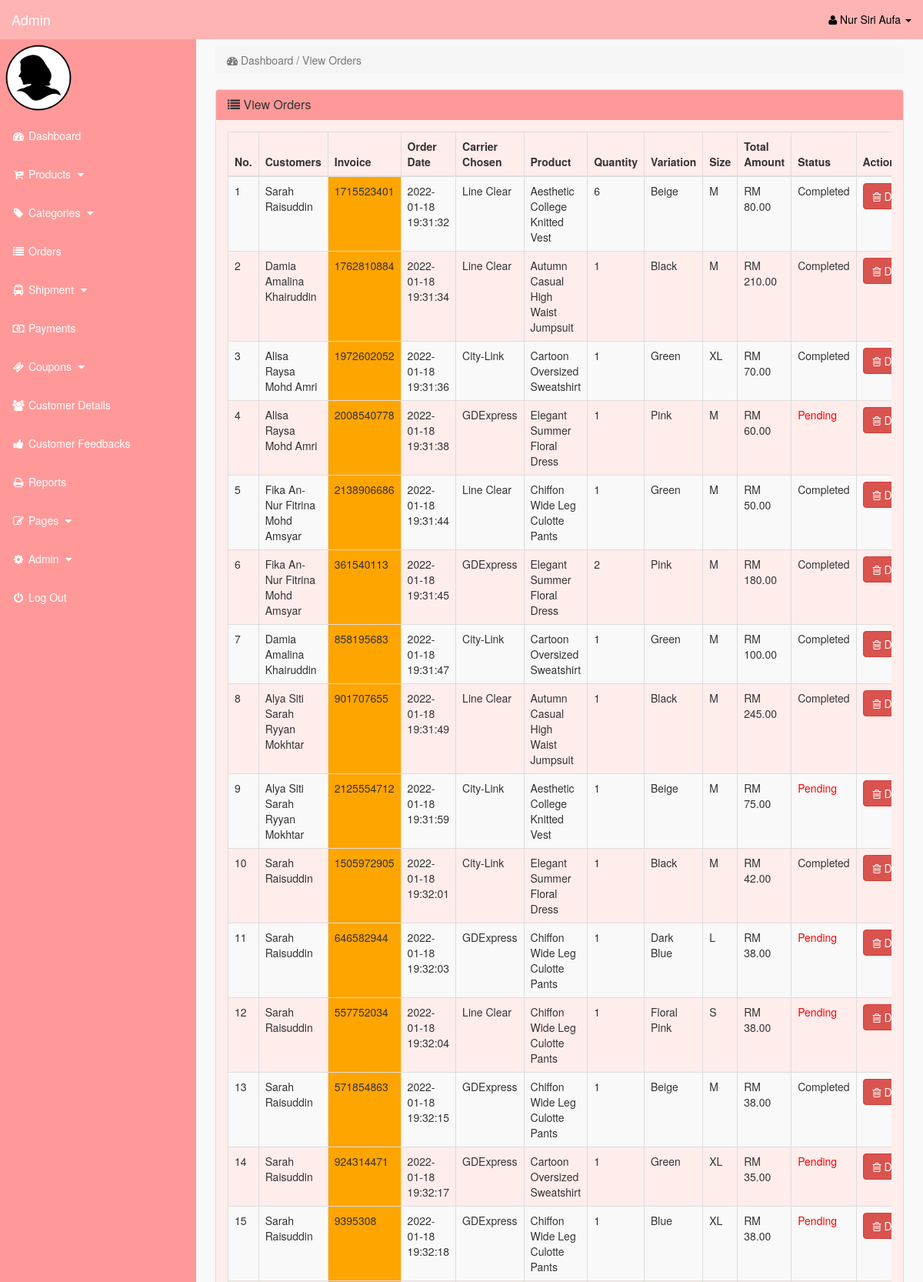
Screenshot of /admin/index.php?view_orders (signed in, upper part) with the database file from the repository.
### tables this page shows
CREATE TABLE `pending_orders` (
  `order_id` int(10) NOT NULL,
  `cust_id` int(10) NOT NULL,
  `invoice_no` int(10) NOT NULL,
  `product_id` text NOT NULL,
  `p_variations_id` int(11) NOT NULL,
  `carrier_id` int(11) NOT NULL,
  `order_qty` int(10) NOT NULL,
  `order_date` timestamp NOT NULL DEFAULT current_timestamp() ON UPDATE current_timestamp(),
  `order_status` text NOT NULL
);

CREATE TABLE `customers` (
  `cust_id` int(10) NOT NULL,
  `cust_fname` varchar(255) NOT NULL,
  `cust_lname` varchar(255) NOT NULL,
  `cust_email` varchar(255) NOT NULL,
  `cust_pass` varchar(255) NOT NULL,
  `cust_contact` varchar(255) NOT NULL,
  `cust_street` text NOT NULL,
  `cust_zip` varchar(12) NOT NULL,
  `cust_state` text NOT NULL,
  `cust_image` text NOT NULL,
  `cust_ip` varchar(255) NOT NULL,
  `cust_confirm_code` text NOT NULL,
  `created_date` timestamp NOT NULL DEFAULT current_timestamp() ON UPDATE current_timestamp()
);

CREATE TABLE `cust_orders` (
  `order_id` int(10) NOT NULL,
  `cust_id` int(10) NOT NULL,
  `p_variations_id` int(11) NOT NULL,
  `carrier_id` int(11) NOT NULL,
  `order_amount` decimal(10,2) NOT NULL,
  `invoice_no` int(100) NOT NULL,
  `order_qty` int(10) NOT NULL,
  `order_date` timestamp NOT NULL DEFAULT current_timestamp() ON UPDATE current_timestamp(),
  `order_status` text NOT NULL
);

CREATE TABLE `carrier` (
  `carrier_id` int(11) NOT NULL,
  `carrier_name` varchar(255) NOT NULL,
  `carrier_link` text NOT NULL,
  `carrier_rate` decimal(10,2) NOT NULL
);

CREATE TABLE `products` (
  `product_id` int(10) NOT NULL,
  `p_cat_id` int(10) NOT NULL,
  `date` timestamp NOT NULL DEFAULT current_timestamp() ON UPDATE current_timestamp(),
  `product_title` text NOT NULL,
  `product_url` text NOT NULL,
  `product_img1` text NOT NULL,
  `product_img2` text NOT NULL,
  `product_img3` text NOT NULL,
  `product_price` decimal(10,2) NOT NULL,
  `product_desc` text NOT NULL,
  `product_features` text NOT NULL
);

CREATE TABLE `product_variations` (
  `p_variations_id` int(11) NOT NULL,
  `product_id` int(11) NOT NULL,
  `product_variations` varchar(255) NOT NULL,
  `product_size` varchar(10) NOT NULL,
  `product_quantity` int(11) NOT NULL
);

### admin/view_orders.php (the view)
<?php
	if(!isset($_SESSION['admin_email'])){
	echo "<script>window.open('login.php','_self')</script>";
	}
		else {
?>
	<div class="row">
		<div class="col-lg-12">
			<ol class="breadcrumb">
				<li class="active">
					<i class="fa fa-dashboard"></i> Dashboard / View Orders
				</li>
			</ol>
		</div>
	</div>
	<div class="row">
		<div class="col-lg-12">
			<div class="panel panel-default">
				<div class="panel-heading">
					<h3 class="panel-title">
						<i class="fa fa-list"></i> View Orders
					</h3>
				</div>
							<div class="panel-body">
							<div class="table-responsive">
								<table class="table table-bordered table-hover table-striped">
									<thead>
										<tr>
											<th>No.</th>
											<th>Customers</th>
											<th>Invoice</th>
											<th>Order Date</th>
											<th>Carrier Chosen</th>
											<th>Product</th>
											<th>Quantity</th>
											<th>Variation</th>
											<th>Size</th>
											<th>Total Amount</th>
											<th>Status</th>
											<th>Action</th>
										</tr>
									</thead>
									<tbody>
									<?php
										$i = 0;
										$get_orders = "select * from pending_orders";
										$run_orders = mysqli_query($con,$get_orders);
											while ($row_orders = mysqli_fetch_array($run_orders)) {
											$order_id = $row_orders['order_id'];
											$cust_id = $row_orders['cust_id'];
											$invoice_no = $row_orders['invoice_no'];
											$product_id = $row_orders['product_id'];
											$p_variations_id = $row_orders['p_variations_id'];
											$carrier_id = $row_orders['carrier_id'];
											$order_qty = $row_orders['order_qty'];
											$order_status = $row_orders['order_status'];
											$get_products = "select * from products where product_id='$product_id'";
											$run_products = mysqli_query($con,$get_products);
											$row_products = mysqli_fetch_array($run_products);
											$product_title = $row_products['product_title'];
											$get_carrier = "select * from carrier where carrier_id='$carrier_id'";
											$run_carrier = mysqli_query($con,$get_carrier);
											$row_carrier = mysqli_fetch_array($run_carrier);
											$carrier_name = $row_carrier['carrier_name'];
											$get_p_variations = "select * from product_variations where p_variations_id='$p_variations_id'";
											$run_p_variations = mysqli_query($con,$get_p_variations);
											$row_p_variations = mysqli_fetch_array($run_p_variations);
											$product_variations = $row_p_variations['product_variations'];
											$product_size = $row_p_variations['product_size'];
											$i++;
									?>
									<tr>
										<td><?php echo $i; ?></td>
										<td>
											<?php
												$get_customers = "select * from customers where cust_id='$cust_id'";
												$run_customers = mysqli_query($con,$get_customers);
												$row_customers = mysqli_fetch_array($run_customers);
												$cust_fname = $row_customers['cust_fname'];
												$cust_lname = $row_customers['cust_lname'];
													echo $cust_fname. ' '.$cust_lname;
											 ?>
										 </td>
										<td bgcolor="orange" ><?php echo $invoice_no; ?></td>
										<td>
											<?php
												$get_cust_orders = "select * from cust_orders where order_id='$order_id'";
												$run_cust_orders = mysqli_query($con,$get_cust_orders);
												$row_cust_orders = mysqli_fetch_array($run_cust_orders);
												$order_date = $row_cust_orders['order_date'];
												$order_amount = $row_cust_orders['order_amount'];
													echo $order_date;
											?>
										</td>
										<td><?php echo $carrier_name; ?></td>
										<td><?php echo $product_title; ?></td>
										<td><?php echo $order_qty; ?></td>
										<td><?php echo $product_variations; ?></td>
										<td><?php echo $product_size; ?></td>
										<td>RM <?php echo $order_amount; ?></td>
										<td>
											<?php
												if($order_status=='pending'){
													echo $order_status='<div style="color:red;">Pending</div>';
												}
												else{
													echo $order_status='Completed';
												}
											?>
										</td>
										<td>
											<a href="index.php?delete_orders=<?php echo $order_id; ?>" >
												<button class="btn btn-danger"><i class="fa fa-trash-o" ></i> Delete</button>
										</a>
										</td>
										</tr>
											<?php
												}
											?>
							</tbody>
						</table>
					</div>
				</div>
			</div>
		</div>
	</div>
<?php
	}
?>

### admin/includes/sidebar.php (shortened to what this page needs)
<?php
	if(!isset($_SESSION['admin_email'])){
		echo "<script>window.open('login.php','_self')</script>";
	}
		else {
?>
	<nav class="navbar navbar-inverse navbar-fixed-top" >
		<div class="navbar-header" >
				<a class="navbar-brand" href="index.php?dashboard">Admin</a>
		</div>
		<ul class="nav navbar-right top-nav" >
			<li class="dropdown" >
				<a href="#" class="dropdown-toggle" data-toggle="dropdown" >
					<i class="fa fa-user" ></i>
						<?php echo $admin_fname; ?> <b class="caret" ></b>
				</a>
</li>
</ul>
	<div class="collapse navbar-collapse navbar-ex1-collapse">
		<ul class="nav navbar-nav side-nav">
	<li>
		<img src="admin_image/<?php echo $admin_image; ?>" width="100" height="100" >
	</li>
	<li>
		<a href="index.php?dashboard">
			<i class="fa fa-fw fa-dashboard"></i> Dashboard
		</a>
	</li>
	<li>
		<a href="#" data-toggle="collapse" data-target="#products">
			<i class="fa fa-fw fa-cart-plus""></i> Products
				<i class="fa fa-fw fa-caret-down"></i>
	</a>
	</li>
	<li>
		<a href="#" data-toggle="collapse" data-target="#p_cat">
			<i class="fa fa-fw fa-tag"></i> Categories
			<i class="fa fa-fw fa-caret-down"></i>
		</a>
	</li>
	<li>
		<a href="index.php?view_orders">
			<i class="fa fa-fw fa-list"></i> Orders
		</a>
	</li>
	<li>
		<a href="#" data-toggle="collapse" data-target="#shipment">
			<i class="fa fa-fw fa-bus"></i> Shipment
			<i class="fa fa-fw fa-caret-down"></i>
		</a>
	</li>
	<li>
		<a href="index.php?view_payments">
			<i class="fa fa-fw fa-money"></i> Payments
		</a>
	</li>
	<li>
		<a href="#" data-toggle="collapse" data-target="#coupons">
			<i class="fa fa-fw fa-ticket"></i> Coupons
			<i class="fa fa-fw fa-caret-down"></i>
		</a>
	</li>
	<li>
		<a href="index.php?view_customers">
			<i class="fa fa-fw fa-users"></i> Customer Details
		</a>
	</li>
	<li>
		<a href="index.php?view_feedbacks">
			<i class="fa fa-fw fa-thumbs-up"></i> Customer Feedbacks
		</a>
	</li>
	<li>
		<a href="index.php?view_reports">
			<i class="fa fa-fw fa-print"></i> Reports
		</a>
	</li>
	<li>
		<a href="#" data-toggle="collapse" data-target="#pages">
			<i class="fa fa-fw fa-edit"> </i> Pages
			<i class="fa fa-fw fa-caret-down"></i>
		</a>
	</li>
	<li>
		<a href="#" data-toggle="collapse" data-target="#admin">
			<i class="fa fa-fw fa-gear"></i> Admin
			<i class="fa fa-fw fa-caret-down"></i>
		</a>
	</li>
	<li>
		<a href="logout.php">
			<i class="fa fa-fw fa-power-off"></i> Log Out
		</a>
	</li>
		</ul>
	</div>
</nav>
<?php
	}
?>

### admin/css/style.css (style rules this page uses)
body { margin-top:100px; }
@media (min-width: 768px) { body { margin-top:50px; } }
.top-nav { padding:0 15px; }
.top-nav>li { display:inline-block; float:left; }
.top-nav>li>a { padding-top:15px; padding-bottom:15px; line-height:20px; color:black; }
@media (min-width: 768px) { .side-nav { position:fixed; top:51px; width:255px; border-radius:0; overflow-y:auto; background-color: #ff9999; bottom:0; overflow-x:hidden; padding-bottom:40px; } }
@media (min-width: 768px) { .side-nav>li>a { width:255px; } }
.panel-body { border-radius:5px; background-color: #ffedec }

### rows the page displays
pending_orders: cust.cust_fname "Sarah", cust.cust_lname "Raisuddin", invoice_no "1715523401", cust_orders.order_date "2022-01-18 19:31:32", carrier.carrier_name "Line Clear", product.product_title "Aesthetic College Knitted Vest", order_qty "6", p_variations.product_variations "Beige", p_variations.product_size "M", cust_orders.order_amount "80.00"
pending_orders: cust.cust_fname "Damia Amalina", cust.cust_lname "Khairuddin", invoice_no "1762810884", cust_orders.order_date "2022-01-18 19:31:34", carrier.carrier_name "Line Clear", product.product_title "Autumn Casual High Waist Jumpsuit", order_qty "1", p_variations.product_variations "Black", p_variations.product_size "M", cust_orders.order_amount "210.00"
pending_orders: cust.cust_fname "Alisa Raysa", cust.cust_lname "Mohd Amri", invoice_no "1972602052", cust_orders.order_date "2022-01-18 19:31:36", carrier.carrier_name "City-Link", product.product_title "Cartoon Oversized Sweatshirt", order_qty "1", p_variations.product_variations "Green", p_variations.product_size "XL", cust_orders.order_amount "70.00"
pending_orders: cust.cust_fname "Alisa Raysa", cust.cust_lname "Mohd Amri", invoice_no "2008540778", cust_orders.order_date "2022-01-18 19:31:38", carrier.carrier_name "GDExpress", product.product_title "Elegant Summer Floral Dress", order_qty "1", p_variations.product_variations "Pink", p_variations.product_size "M", cust_orders.order_amount "60.00", order_status "Pending"
pending_orders: cust.cust_fname "Fika An-Nur Fitrina", cust.cust_lname "Mohd Amsyar", invoice_no "2138906686", cust_orders.order_date "2022-01-18 19:31:44", carrier.carrier_name "Line Clear", product.product_title "Chiffon Wide Leg Culotte Pants", order_qty "1", p_variations.product_variations "Green", p_variations.product_size "M", cust_orders.order_amount "50.00"
pending_orders: cust.cust_fname "Fika An-Nur Fitrina", cust.cust_lname "Mohd Amsyar", invoice_no "361540113", cust_orders.order_date "2022-01-18 19:31:45", carrier.carrier_name "GDExpress", product.product_title "Elegant Summer Floral Dress", order_qty "2", p_variations.product_variations "Pink", p_variations.product_size "M", cust_orders.order_amount "180.00"
pending_orders: cust.cust_fname "Damia Amalina", cust.cust_lname "Khairuddin", invoice_no "858195683", cust_orders.order_date "2022-01-18 19:31:47", carrier.carrier_name "City-Link", product.product_title "Cartoon Oversized Sweatshirt", order_qty "1", p_variations.product_variations "Green", p_variations.product_size "M", cust_orders.order_amount "100.00"
pending_orders: cust.cust_fname "Alya Siti Sarah", cust.cust_lname "Ryyan Mokhtar", invoice_no "901707655", cust_orders.order_date "2022-01-18 19:31:49", carrier.carrier_name "Line Clear", product.product_title "Autumn Casual High Waist Jumpsuit", order_qty "1", p_variations.product_variations "Black", p_variations.product_size "M", cust_orders.order_amount "245.00"
pending_orders: cust.cust_fname "Alya Siti Sarah", cust.cust_lname "Ryyan Mokhtar", invoice_no "2125554712", cust_orders.order_date "2022-01-18 19:31:59", carrier.carrier_name "City-Link", product.product_title "Aesthetic College Knitted Vest", order_qty "1", p_variations.product_variations "Beige", p_variations.product_size "M", cust_orders.order_amount "75.00", order_status "Pending"
pending_orders: cust.cust_fname "Sarah", cust.cust_lname "Raisuddin", invoice_no "1505972905", cust_orders.order_date "2022-01-18 19:32:01", carrier.carrier_name "City-Link", product.product_title "Elegant Summer Floral Dress", order_qty "1", p_variations.product_variations "Black", p_variations.product_size "M", cust_orders.order_amount "42.00"
pending_orders: cust.cust_fname "Sarah", cust.cust_lname "Raisuddin", invoice_no "646582944", cust_orders.order_date "2022-01-18 19:32:03", carrier.carrier_name "GDExpress", product.product_title "Chiffon Wide Leg Culotte Pants", order_qty "1", p_variations.product_variations "Dark Blue", p_variations.product_size "L", cust_orders.order_amount "38.00", order_status "Pending"
pending_orders: cust.cust_fname "Sarah", cust.cust_lname "Raisuddin", invoice_no "557752034", cust_orders.order_date "2022-01-18 19:32:04", carrier.carrier_name "Line Clear", product.product_title "Chiffon Wide Leg Culotte Pants", order_qty "1", p_variations.product_variations "Floral Pink", p_variations.product_size "S", cust_orders.order_amount "38.00", order_status "Pending"
pending_orders: cust.cust_fname "Sarah", cust.cust_lname "Raisuddin", invoice_no "571854863", cust_orders.order_date "2022-01-18 19:32:15", carrier.carrier_name "GDExpress", product.product_title "Chiffon Wide Leg Culotte Pants", order_qty "1", p_variations.product_variations "Beige", p_variations.product_size "M", cust_orders.order_amount "38.00"
pending_orders: cust.cust_fname "Sarah", cust.cust_lname "Raisuddin", invoice_no "924314471", cust_orders.order_date "2022-01-18 19:32:17", carrier.carrier_name "GDExpress", product.product_title "Cartoon Oversized Sweatshirt", order_qty "1", p_variations.product_variations "Green", p_variations.product_size "XL", cust_orders.order_amount "35.00", order_status "Pending"
pending_orders: cust.cust_fname "Sarah", cust.cust_lname "Raisuddin", invoice_no "9395308", cust_orders.order_date "2022-01-18 19:32:18", carrier.carrier_name "GDExpress", product.product_title "Chiffon Wide Leg Culotte Pants", order_qty "1", p_variations.product_variations "Blue", p_variations.product_size "XL", cust_orders.order_amount "38.00", order_status "Pending"

### other values shown
$admin_fname "Nur Siri Aufa"
